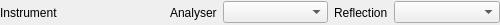
<?xml version="1.0" encoding="UTF-8"?>
<ui version="4.0">
 <class>IndirectInstrumentConfig</class>
 <widget class="QWidget" name="IndirectInstrumentConfig">
  <property name="geometry">
   <rect>
    <x>0</x>
    <y>0</y>
    <width>500</width>
    <height>25</height>
   </rect>
  </property>
  <property name="sizePolicy">
   <sizepolicy hsizetype="MinimumExpanding" vsizetype="Fixed">
    <horstretch>0</horstretch>
    <verstretch>0</verstretch>
   </sizepolicy>
  </property>
  <property name="windowTitle">
   <string>Form</string>
  </property>
  <layout class="QHBoxLayout" name="horizontalLayout_2">
   <property name="leftMargin">
    <number>0</number>
   </property>
   <property name="topMargin">
    <number>0</number>
   </property>
   <property name="rightMargin">
    <number>0</number>
   </property>
   <property name="bottomMargin">
    <number>0</number>
   </property>
   <item>
    <widget class="QLabel" name="lbInstrument">
     <property name="text">
      <string>Instrument</string>
     </property>
    </widget>
   </item>
   <item>
    <layout class="QHBoxLayout" name="loInstrument"/>
   </item>
   <item>
    <spacer name="horizontalSpacer_2">
     <property name="orientation">
      <enum>Qt::Horizontal</enum>
     </property>
     <property name="sizeHint" stdset="0">
      <size>
       <width>40</width>
       <height>20</height>
      </size>
     </property>
    </spacer>
   </item>
   <item>
    <widget class="QLabel" name="lbAnalyser">
     <property name="text">
      <string>Analyser</string>
     </property>
    </widget>
   </item>
   <item>
    <widget class="QComboBox" name="cbAnalyser">
     <property name="sizePolicy">
      <sizepolicy hsizetype="Expanding" vsizetype="Fixed">
       <horstretch>0</horstretch>
       <verstretch>0</verstretch>
      </sizepolicy>
     </property>
    </widget>
   </item>
   <item>
    <widget class="QLabel" name="lbReflection">
     <property name="text">
      <string>Reflection</string>
     </property>
    </widget>
   </item>
   <item>
    <widget class="QComboBox" name="cbReflection">
     <property name="sizePolicy">
      <sizepolicy hsizetype="Expanding" vsizetype="Fixed">
       <horstretch>0</horstretch>
       <verstretch>0</verstretch>
      </sizepolicy>
     </property>
    </widget>
   </item>
  </layout>
 </widget>
 <resources/>
 <connections/>
</ui>
